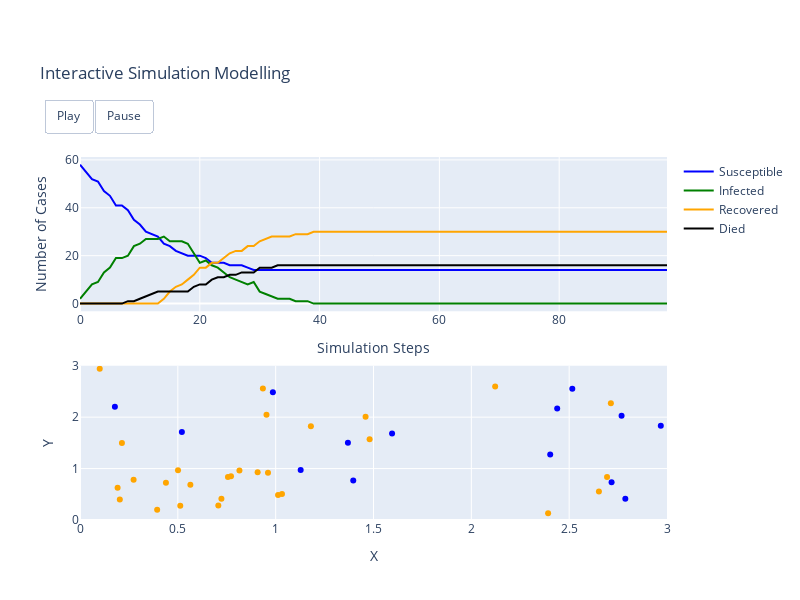

Write notebook code for a chart like this one.
### Code cell
replay_plot(negatives, positives, survivors, deaths, df)

### Figure 1 — Plotly figure (JSON) as saved in the notebook; plotly's stock layout.template omitted (floating-point values rounded to 4 significant figures)
{"data": [{"line": {"color": "blue", "width": 2}, "mode": "lines", "name": "Susceptible", "type": "scatter", "x": [0, 1, 2, 3, 4, 5, 6, 7, 8, 9, 10, 11, 12, 13, 14, 15, 16, 17, 18, 19, 20, 21, 22, 23, 24, 25, 26, 27, 28, 29, 30, 31, 32, 33, 34, 35, 36, 37, 38, 39, 40, 41, 42, 43, 44, 45, 46, 47, 48, 49, 50, 51, 52, 53, 54, 55, 56, 57, 58, 59, 60, 61, 62, 63, 64, 65, 66, 67, 68, 69, 70, 71, 72, 73, 74, 75, 76, 77, 78, 79, 80, 81, 82, 83, 84, 85, 86, 87, 88, 89, 90, 91, 92, 93, 94, 95, 96, 97, 98], "xaxis": "x", "y": [58, 55, 52, 51, 47, 45, 41, 41, 39, 35, 33, 30, 29, 28, 25, 24, 22, 21, 20, 20, 20, 19, 17, 17, 17, 16, 16, 16, 15, 14, 14, 14, 14, 14, 14, 14, 14, 14, 14, 14, 14, 14, 14, 14, 14, 14, 14, 14, 14, 14, 14, 14, 14, 14, 14, 14, 14, 14, 14, 14, 14, 14, 14, 14, 14, 14, 14, 14, 14, 14, 14, 14, 14, 14, 14, 14, 14, 14, 14, 14, 14, 14, 14, 14, 14, 14, 14, 14, 14, 14, 14, 14, 14, 14, 14, 14, 14, 14, 14, 14], "yaxis": "y"}, {"line": {"color": "green", "width": 2}, "mode": "lines", "name": "Infected", "type": "scatter", "x": [0, 1, 2, 3, 4, 5, 6, 7, 8, 9, 10, 11, 12, 13, 14, 15, 16, 17, 18, 19, 20, 21, 22, 23, 24, 25, 26, 27, 28, 29, 30, 31, 32, 33, 34, 35, 36, 37, 38, 39, 40, 41, 42, 43, 44, 45, 46, 47, 48, 49, 50, 51, 52, 53, 54, 55, 56, 57, 58, 59, 60, 61, 62, 63, 64, 65, 66, 67, 68, 69, 70, 71, 72, 73, 74, 75, 76, 77, 78, 79, 80, 81, 82, 83, 84, 85, 86, 87, 88, 89, 90, 91, 92, 93, 94, 95, 96, 97, 98], "xaxis": "x", "y": [2, 5, 8, 9, 13, 15, 19, 19, 20, 24, 25, 27, 27, 27, 28, 26, 26, 26, 25, 21, 17, 18, 16, 15, 13, 11, 10, 9, 8, 9, 5, 4, 3, 2, 2, 2, 1, 1, 1, 0, 0, 0, 0, 0, 0, 0, 0, 0, 0, 0, 0, 0, 0, 0, 0, 0, 0, 0, 0, 0, 0, 0, 0, 0, 0, 0, 0, 0, 0, 0, 0, 0, 0, 0, 0, 0, 0, 0, 0, 0, 0, 0, 0, 0, 0, 0, 0, 0, 0, 0, 0, 0, 0, 0, 0, 0, 0, 0, 0, 0], "yaxis": "y"}, {"line": {"color": "orange", "width": 2}, "mode": "lines", "name": "Recovered", "type": "scatter", "x": [0, 1, 2, 3, 4, 5, 6, 7, 8, 9, 10, 11, 12, 13, 14, 15, 16, 17, 18, 19, 20, 21, 22, 23, 24, 25, 26, 27, 28, 29, 30, 31, 32, 33, 34, 35, 36, 37, 38, 39, 40, 41, 42, 43, 44, 45, 46, 47, 48, 49, 50, 51, 52, 53, 54, 55, 56, 57, 58, 59, 60, 61, 62, 63, 64, 65, 66, 67, 68, 69, 70, 71, 72, 73, 74, 75, 76, 77, 78, 79, 80, 81, 82, 83, 84, 85, 86, 87, 88, 89, 90, 91, 92, 93, 94, 95, 96, 97, 98], "xaxis": "x", "y": [0, 0, 0, 0, 0, 0, 0, 0, 0, 0, 0, 0, 0, 0, 2, 5, 7, 8, 10, 12, 15, 15, 17, 17, 19, 21, 22, 22, 24, 24, 26, 27, 28, 28, 28, 28, 29, 29, 29, 30, 30, 30, 30, 30, 30, 30, 30, 30, 30, 30, 30, 30, 30, 30, 30, 30, 30, 30, 30, 30, 30, 30, 30, 30, 30, 30, 30, 30, 30, 30, 30, 30, 30, 30, 30, 30, 30, 30, 30, 30, 30, 30, 30, 30, 30, 30, 30, 30, 30, 30, 30, 30, 30, 30, 30, 30, 30, 30, 30, 30], "yaxis": "y"}, {"line": {"color": "black", "width": 2}, "mode": "lines", "name": "Died", "type": "scatter", "x": [0, 1, 2, 3, 4, 5, 6, 7, 8, 9, 10, 11, 12, 13, 14, 15, 16, 17, 18, 19, 20, 21, 22, 23, 24, 25, 26, 27, 28, 29, 30, 31, 32, 33, 34, 35, 36, 37, 38, 39, 40, 41, 42, 43, 44, 45, 46, 47, 48, 49, 50, 51, 52, 53, 54, 55, 56, 57, 58, 59, 60, 61, 62, 63, 64, 65, 66, 67, 68, 69, 70, 71, 72, 73, 74, 75, 76, 77, 78, 79, 80, 81, 82, 83, 84, 85, 86, 87, 88, 89, 90, 91, 92, 93, 94, 95, 96, 97, 98], "xaxis": "x", "y": [0, 0, 0, 0, 0, 0, 0, 0, 1, 1, 2, 3, 4, 5, 5, 5, 5, 5, 5, 7, 8, 8, 10, 11, 11, 12, 12, 13, 13, 13, 15, 15, 15, 16, 16, 16, 16, 16, 16, 16, 16, 16, 16, 16, 16, 16, 16, 16, 16, 16, 16, 16, 16, 16, 16, 16, 16, 16, 16, 16, 16, 16, 16, 16, 16, 16, 16, 16, 16, 16, 16, 16, 16, 16, 16, 16, 16, 16, 16, 16, 16, 16, 16, 16, 16, 16, 16, 16, 16, 16, 16, 16, 16, 16, 16, 16, 16, 16, 16, 16], "yaxis": "y"}, {"marker": {"color": "blue"}, "mode": "markers", "name": "Susceptible", "showlegend": false, "type": "scatter", "x": [1.595, 1.397, 2.516, 0.9858, 2.968, 2.403, 2.717, 0.1783, 2.787, 2.439, 1.369, 0.5207, 2.768, 1.128], "xaxis": "x2", "y": [1.682, 0.7668, 2.55, 2.484, 1.831, 1.272, 0.7327, 2.204, 0.4144, 2.168, 1.504, 1.709, 2.028, 0.9706], "yaxis": "y2"}, {"marker": {"color": "green"}, "mode": "markers", "name": "Infected", "showlegend": false, "type": "scatter", "x": [8], "xaxis": "x2", "y": [8], "yaxis": "y2"}, {"marker": {"color": "orange"}, "mode": "markers", "name": "Recovered", "showlegend": false, "type": "scatter", "x": [0.9531, 2.713, 2.694, 0.4392, 0.2143, 0.9607, 0.7562, 0.3944, 0.5124, 0.5009, 0.1922, 0.2739, 0.8149, 0.7717, 0.2034, 0.9079, 0.7227, 0.564, 0.707, 0.9346, 0.1008, 1.012, 0.4083, 1.032, 1.46, 2.392, 2.652, 2.122, 1.18, 1.48], "xaxis": "x2", "y": [2.047, 2.269, 0.838, 0.7253, 1.495, 0.9186, 0.8377, 0.1973, 0.2784, 0.969, 0.6291, 0.7821, 0.9638, 0.8486, 0.3975, 0.9284, 0.4134, 0.6874, 0.2807, 2.559, 2.941, 0.4875, 3.314, 0.5075, 2.008, 0.1333, 0.5546, 2.598, 1.823, 1.568], "yaxis": "y2"}], "layout": {"height": 600, "title": {"text": "Interactive Simulation Modelling"}, "updatemenus": [{"active": 0, "buttons": [{"args": [null, {"frame": {"duration": 100, "redraw": false}, "fromcurrent": true, "transition": {"duration": 10, "easing": "quadratic-in-out"}}], "label": "Play", "method": "animate"}, {"args": [[null], {"frame": {"duration": 0, "redraw": false}, "mode": "immediate", "transition": {"duration": 0}}], "label": "Pause", "method": "animate"}], "direction": "left", "pad": {"r": 10, "t": 87}, "showactive": false, "type": "buttons", "x": 0.14, "xanchor": "right", "y": 1.4, "yanchor": "top"}], "width": 800, "xaxis": {"anchor": "y", "autorange": true, "domain": [0, 1], "range": [0, 99], "title": {"text": "Simulation Steps"}, "type": "linear"}, "xaxis2": {"anchor": "y2", "domain": [0, 1], "range": [0, 3], "title": {"text": "X"}, "type": "linear"}, "yaxis": {"anchor": "x", "autorange": true, "domain": [0.575, 1], "range": [-3.222, 61.22], "title": {"text": "Number of Cases"}, "type": "linear"}, "yaxis2": {"anchor": "x2", "domain": [0, 0.425], "range": [0, 3], "title": {"text": "Y"}, "type": "linear"}}}
